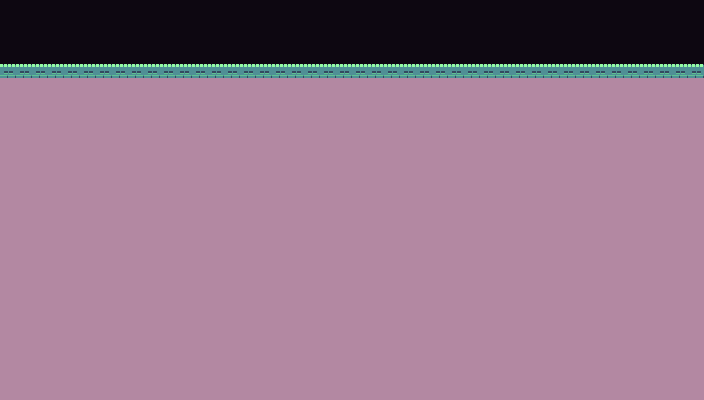

Below is a game level as drawn by its tile map, then a one-line description and the .tmx that defines it (tile-layer data replaced by summaries):
An orthogonal 44x25 tile map with 16x16 px tiles, 1 tile layer (bg) and 5 objects (player, enemy0, enemy1, enemy3, enemy2).

<map version="1.10" tiledversion="1.10.0" orientation="orthogonal" renderorder="right-down" width="44" height="25" tilewidth="16" tileheight="16" infinite="0" nextlayerid="3" nextobjectid="8">
 <editorsettings>
  <export target="battle_bg.json" format="json" />
 </editorsettings>
 <tileset firstgid="1" name="sheet" tilewidth="16" tileheight="16" tilecount="247" columns="19">
  <image source="sheet.png" width="304" height="208" />
 </tileset>
 <layer id="1" name="bg" width="44" height="25">
  <data>[1100 cells, 1100 non-empty, 3 distinct tile ids]</data>
 </layer>
 <objectgroup id="2" name="objects">
  <object id="1" name="player" x="272" y="224" width="16" height="16" />
  <object id="3" name="enemy0" x="432" y="224" width="16" height="16" />
  <object id="4" name="enemy1" x="464" y="176" width="16" height="16" />
  <object id="6" name="enemy3" x="496" y="224" width="16" height="16" />
  <object id="7" name="enemy2" x="464" y="272" width="16" height="16" />
 </objectgroup>
</map>
